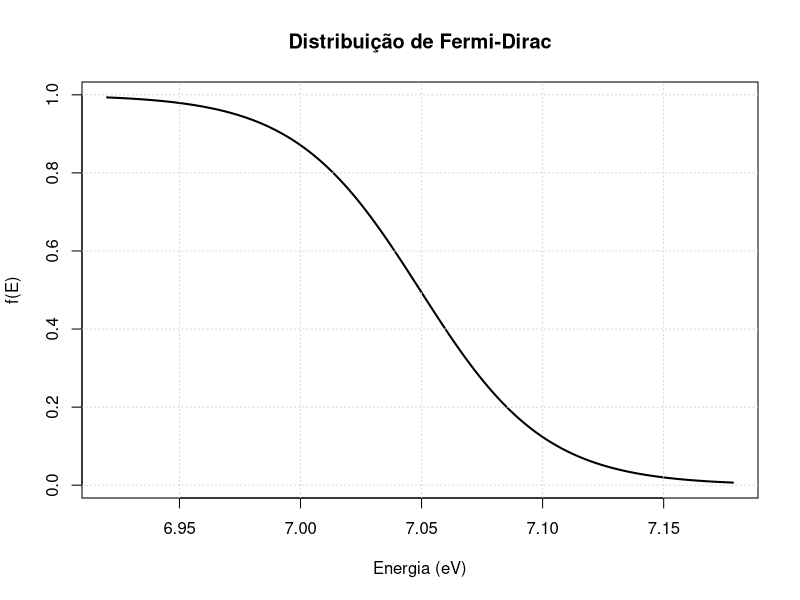

Recreate this plot in R.
# Autor: Luiz Tiago Wilcke
# Modelo de Drude-Sommerfeld para condutividade em metais
# ---------------------------------------------------------
# Este código implementa o modelo de Drude-Sommerfeld, que combina:
#   - O modelo clássico de Drude para a condutividade dos elétrons:
#       sigma = (n * e^2 * tau) / m_e
#   - O tratamento quântico dos elétrons como um gás degenerado (modelo de Sommerfeld):
#       Energia de Fermi: E_F = (hbar^2/(2*m_e)) * (3*pi^2*n)^(2/3)
#       Velocidade de Fermi: v_F = sqrt(2 * E_F/m_e)
#       Comprimento de caminho médio: l = v_F * tau
#
# Onde:
#   n         : densidade de elétrons (m^-3)
#   e         : carga elementar (C)
#   tau       : tempo de relaxação (s)
#   m_e       : massa do elétron (kg)
#   hbar      : constante de Planck reduzida (J.s)
#   k_B       : constante de Boltzmann (J/K)
#
# Além disso, definimos a função de distribuição de Fermi–Dirac:
#   f(E) = 1 / (exp((E - mu) / (k_B * T)) + 1)
# Para temperaturas muito baixas, o potencial químico mu pode ser aproximado
# pela energia de Fermi (E_F).

# ---------------------------
# Definição de constantes
# ---------------------------
pi <- 3.141592653589793      # Valor de π
hbar <- 1.054571817e-34      # Constante de Planck reduzida (J.s)
e <- 1.602176634e-19         # Carga elementar (C)
m_e <- 9.10938356e-31        # Massa do elétron (kg)
k_B <- 1.380649e-23          # Constante de Boltzmann (J/K)

# ---------------------------
# Parâmetros do sistema
# ---------------------------
n_eletrons <- 8.5e28         # Densidade de elétrons (m^-3), ex: cobre ~8.5e28 m^-3
tau <- 2.5e-14               # Tempo de relaxação (s) (valor aproximado)
temperatura <- 300           # Temperatura (K), ex: temperatura ambiente

# ---------------------------
# Cálculo da Energia de Fermi
# ---------------------------
# E_F = (hbar^2 / (2*m_e)) * (3*pi^2*n)^(2/3)
energia_fermi <- (hbar^2 / (2 * m_e)) * (3 * pi^2 * n_eletrons)^(2/3)  # Energia em Joules
energia_fermi_eV <- energia_fermi / e  # Conversão de Joules para elétron-volt (eV)

# ---------------------------
# Cálculo da Velocidade de Fermi
# ---------------------------
# v_F = sqrt(2 * E_F / m_e)
v_F <- sqrt(2 * energia_fermi / m_e)  # Velocidade em m/s

# ---------------------------
# Cálculo do Comprimento de Caminho Médio
# ---------------------------
# l = v_F * tau
comprimento_caminho <- v_F * tau  # Comprimento em metros

# ---------------------------
# Cálculo da Condutividade (Modelo de Drude)
# ---------------------------
# sigma = (n * e^2 * tau) / m_e
sigma <- (n_eletrons * e^2 * tau) / m_e  # Condutividade em S/m (Siemens por metro)

# Exibindo os resultados
cat("Resultados do Modelo de Drude-Sommerfeld:\n")
cat("Energia de Fermi:", energia_fermi, "J (", energia_fermi_eV, "eV )\n")
cat("Velocidade de Fermi:", v_F, "m/s\n")
cat("Comprimento de caminho médio:", comprimento_caminho, "m\n")
cat("Condutividade:", sigma, "S/m\n\n")

# ---------------------------
# Função de Distribuição de Fermi-Dirac
# ---------------------------
# f(E) = 1 / (exp((E - mu) / (k_B * T)) + 1)
# Para T próximo de 0 K, mu ≈ E_F
fermi_dirac <- function(energia, mu, T) {
  # energia: vetor de energias (J)
  # mu     : potencial químico (J) (aproximadamente energia de Fermi em baixas temperaturas)
  # T      : temperatura (K)
  return(1 / (exp((energia - mu) / (k_B * T)) + 1))
}

# ---------------------------
# Plot da Distribuição de Fermi-Dirac
# ---------------------------
# Criaremos um vetor de energias em torno da energia de Fermi para visualizar a
# variação da função de distribuição.
energia_min <- energia_fermi - 5 * k_B * temperatura  # Limite inferior (J)
energia_max <- energia_fermi + 5 * k_B * temperatura  # Limite superior (J)
energia_seq <- seq(energia_min, energia_max, length.out = 1000)  # Vetor de energias

# Calcula a distribuição de Fermi-Dirac com mu ≈ energia_fermi
distribuicao <- fermi_dirac(energia_seq, energia_fermi, temperatura)

# Plot do gráfico: Energia (convertida para eV) vs. f(E)
plot(energia_seq / e, distribuicao, type = "l", lwd = 2,
     xlab = "Energia (eV)", ylab = "f(E)",
     main = "Distribuição de Fermi-Dirac")
grid()
